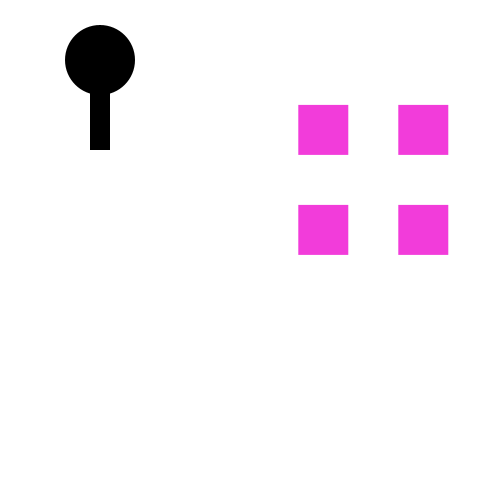
Frame 1 (no input)
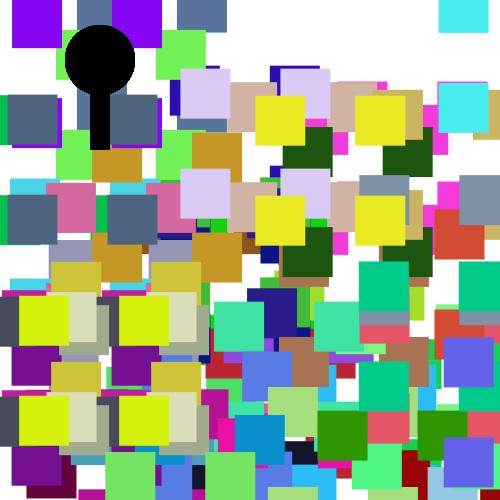
Frame 60 (the mouse pressed at the canvas centre just before this capture)
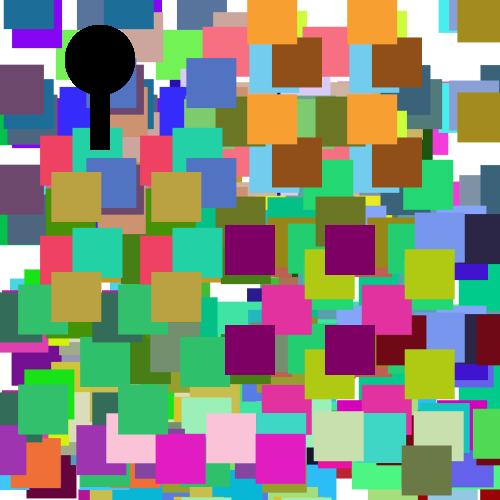
Frame 120 (the mouse held since frame 60 and released just before this capture)

The Processing sketch that drew these frames (run headless with seeded random() and noise(); from frame 60 on, the mouse is pressed at the canvas centre):

// Processing sketch: processing_140637
// ── processing_140637.pde

// 18-03-14
// Bichejo
void setup() {
  size (500, 500);
  background(255);
  rectMode(CENTER);
  stroke(0);
  //frameRate(1);
}

void draw () {
//background(255);
  noStroke();
  dibujaCuadrados(random(500), random(500), random(255), random(255), random(255));
  if (mousePressed){
  dibujaCuadrados(mouseX, mouseY, 127, 0, 100);
  }
  
  
  alien(0);
}

void dibujaCuadrados (float x, float y, float r, float g, float b ) {
  fill(r,g,b);

  rect (x, y, 50, 50);
  rect (x +100, y, 50, 50);
  rect (x, y+100, 50, 50);
  rect (x +100, y + 100, 50, 50);
}

void alien (color cuerpo){
  
fill (cuerpo); //gris
rect (100,100, 20,20);//Cuerpo
fill (cuerpo); //gris
rect (100,120, 20,20);
fill (cuerpo); //gris
rect (100,140, 20,20);

fill (cuerpo);// blanco
ellipse (100, 60, 70,70);// Cabeza

fill (cuerpo); // negro
ellipse (80, 60, 20,40);//ojo izquierdo
ellipse (120, 60, 20,40);//ojo derecho

line (90,150, 80,170); // pata izquierda
line (110,150, 120,170); // pata izquierda


}
